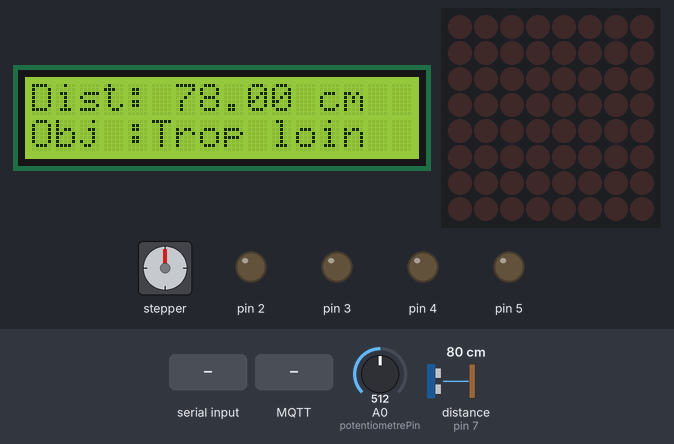
The sketch below on a simulated Arduino Mega 2560, built with avr-gcc and run on an emulated ATmega2560. Parts: 16×2 character LCD, stepper motor, 8×8 LED matrix, output pins drawn as LEDs (lit = HIGH). Wiring (inferred from the names in the program): ultrasonic range finder: trigger pin 6; echo pin 7. Dashed ring = blinking. Inputs (shaded band) come from the test bench; at power-on: distance to the obstacle (sensor on pin 7) 80 cm, A0 (potentiometrePin) = 512. The echo pulse lasts 58.3 µs per cm; WiFi joins after 1.5 s; servers stay silent unless stated; no MQTT or app messages arrive unless stated; pins used as bus, display or sensor lines are not drawn; what the sketch prints to the serial monitor is not drawn.

Above: at 4.7 s.
4.8 s: distance to the obstacle (sensor on pin 7) set to 35 cm
At 6.6 s:
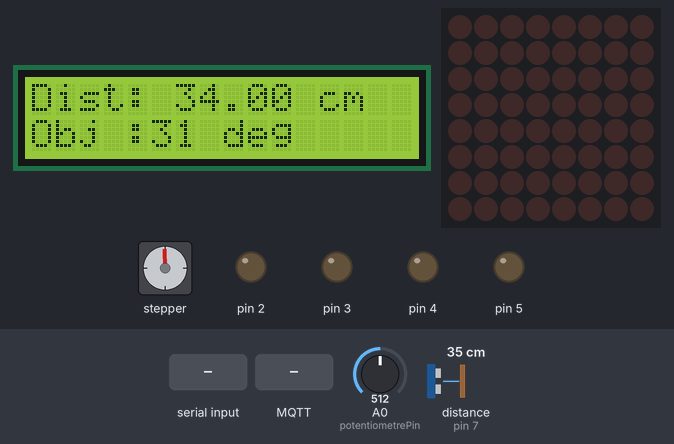
7.1 s: distance to the obstacle (sensor on pin 7) set to 2 cm
At 7.68 s:
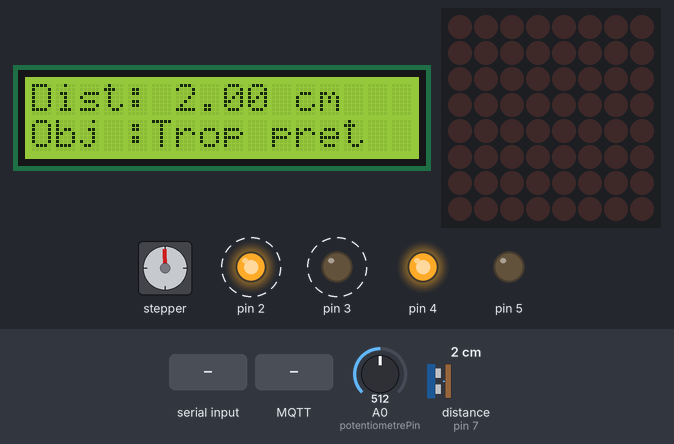
9.3 s: "cfg;lim_inf;\n" received over Serial
At 9.5 s:
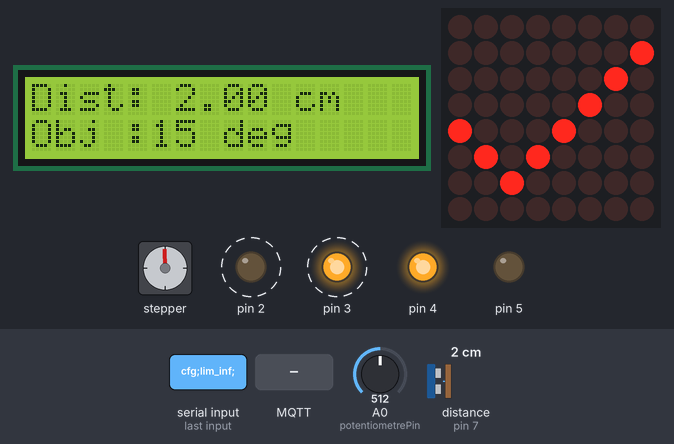
11.1 s: MQTT message "cfg;alm;" arrives on the first subscribed topic
14.1 s: distance to the obstacle (sensor on pin 7) set to 60 cm
At 14.37 s:
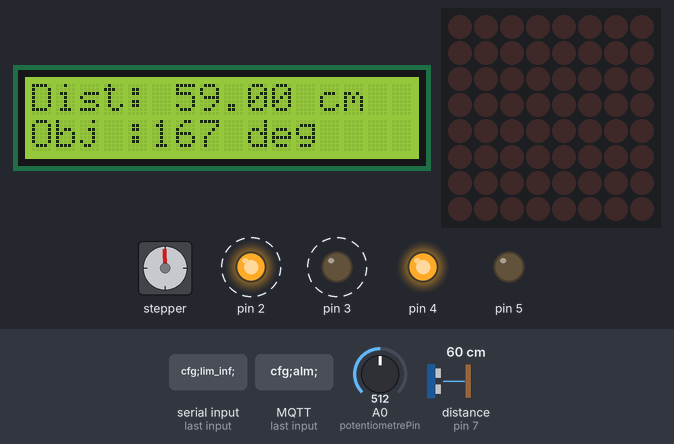
16.5 s: "200\n" received over Serial
At 16.73 s:
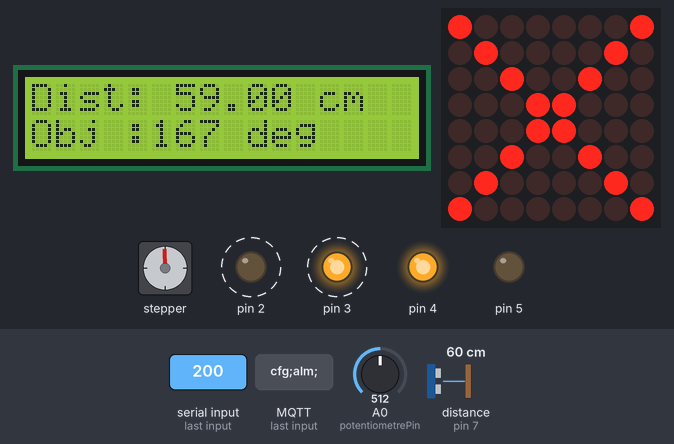
Timing chart, 0 to 19.6 s (numbered marks = the images above; inputs shaded):
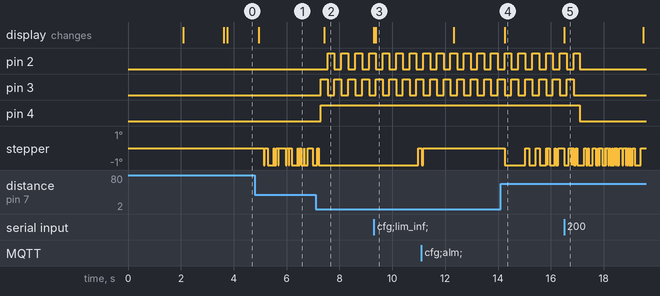

The sketch:

Labo07_MaisonIntelligente.ino
```cpp
#include <LiquidCrystal_I2C.h>
#include <AccelStepper.h>
#include <LedControl.h>
#include "Alarm.h"
#include "ViseurAutomatique.h"
#include <WiFiEspAT.h>
#include <PubSubClient.h>

#if HAS_SECRETS
#include "arduino_secrets.h"
const char ssid[] = SECRET_SSID;
const char pass[] = SECRET_PASS;
#else
const char ssid[] = "TechniquesInformatique-Etudiant";
const char pass[] = "shawi123";
#endif

WiFiClient espClient;
PubSubClient Client(espClient);
char mqttTopic[] = "etd/36/data";

unsigned long lastMqttSend1 = 0;
unsigned long lastMqttSend2 = 0;
const unsigned long MQTT_SEND_INTERVAL1 = 2500;
const unsigned long MQTT_SEND_INTERVAL2 = 1100;
unsigned long lastMqttAttempt = 0;

const char* NUM_ETUDIANT = "2413645";
LiquidCrystal_I2C lcd(0x27, 16, 2);
unsigned long lastLcdUpdate = 0;
const unsigned long lcdUpdateInterval = 100;

int potentiometrePin = A0;

LedControl matrix = LedControl(30, 32, 34, 1);
unsigned long symboleExpire = 0;
bool symboleActif = false;
byte* symboleActuel = nullptr;

byte symboleCheck[8] = {
  B00000000, B00000001, B00000010, B00000100,
  B10001000, B01010000, B00100000, B00000000
};

byte symboleX[8] = {
  B10000001, B01000010, B00100100, B00011000,
  B00011000, B00100100, B01000010, B10000001
};

byte symboleInterdit[8] = {
  B00111100, B01000010, B10100001, B10010001,
  B10001001, B10000101, B01000010, B00111100
};

const int trigPin = 6;
const int echoPin = 7;
float distance = 0;
unsigned long lastDistanceRead = 0;
const unsigned long distanceInterval = 50;

unsigned long lastSerialTime = 0;
const unsigned long serialInterval = 100;

Alarm alarme(2, 5, 3, 4, &distance);
ViseurAutomatique viseur(31, 33, 35, 37, distance);
unsigned long _currentTime = 0;

int limiteAlarme = 15;
int limInf = 30;
int limSup = 60;

String ligne1;
String ligne2;

void initialiserLCD() {
  lcd.init();
  lcd.backlight();
  lcd.setCursor(0, 0);
  lcd.print(NUM_ETUDIANT);
  lcd.setCursor(0, 1);
  lcd.print("Labo final");
  delay(2000);
  lcd.clear();
}

void initialiserMatrix() {
  matrix.shutdown(0, false);
  matrix.setIntensity(0, 5);
  matrix.clearDisplay(0);
}

void afficherSymbole(byte symbole[8]) {
  symboleActif = true;
  symboleActuel = symbole;
  symboleExpire = millis() + 3000;
  for (int i = 0; i < 8; i++) matrix.setRow(0, i, symbole[i]);
}

void tacheEffacerSymbole() {
  if (symboleActif && millis() > symboleExpire) {
    for (int i = 0; i < 8; i++) matrix.setRow(0, i, 0);
    symboleActif = false;
  }
}

long lireDistanceCM() {
  digitalWrite(trigPin, LOW);
  delayMicroseconds(2);
  digitalWrite(trigPin, HIGH);
  delayMicroseconds(10);
  digitalWrite(trigPin, LOW);
  long duree = pulseIn(echoPin, HIGH, 30000);
  long d = duree * 0.034 / 2;
  if (d < 2 || d > 400) return distance;
  return d;
}

void tacheLireDistance() {
  if (millis() - lastDistanceRead >= distanceInterval) {
    distance = lireDistanceCM();
    lastDistanceRead = millis();
  }
}

void tacheAffichageLCD() {
  if (millis() - lastLcdUpdate >= lcdUpdateInterval) {

    ligne1 = "Dist: " + (String)distance + " cm  ";
    ligne2 = "Obj :";

    if (distance < viseur.getDistanceMinSuivi()) {
      ligne2 += "Trop pret";
    } else if (distance < viseur.getDistanceMaxSuivi()) {

      int angle = (int)viseur.getAngle();
      ligne2 += (String)angle + " deg";
    } else {
      ligne2 += "Trop loin";
    }

    lcd.clear();
    lcd.setCursor(0, 0);
    lcd.print(ligne1);
    lcd.setCursor(0, 1);
    lcd.print(ligne2);


    lastLcdUpdate = millis();
  }
}

void tacheCommande() {
  if (Serial.available()) {
    String cmd = Serial.readStringUntil('\n');
    cmd.trim();
    bool cmdOK = false;
    bool erreurLimites = false;

    if (cmd.equalsIgnoreCase("g_dist")) {
      long mesure = lireDistanceCM();
      Serial.println(mesure);
      afficherSymbole(symboleCheck);
      return;
    } else if (cmd.startsWith("cfg;alm;")) {
      int val = cmd.substring(8).toInt();
      if (val > 0) {
        alarme.setDistance(val);
        cmdOK = true;
      }
    } else if (cmd.startsWith("cfg;lim_inf;")) {
      int val = cmd.substring(12).toInt();
      if (val < limSup) {
        viseur.setDistanceMinSuivi(val);
        cmdOK = true;
      } else erreurLimites = true;
    } else if (cmd.startsWith("cfg;lim_sup;")) {
      int val = cmd.substring(12).toInt();
      if (val > limInf) {
        viseur.setDistanceMaxSuivi(val);
        cmdOK = true;
      } else erreurLimites = true;
    }

    if (erreurLimites) afficherSymbole(symboleInterdit);
    else if (!cmdOK) afficherSymbole(symboleX);
    else afficherSymbole(symboleCheck);
  }
}

void setup() {
  Serial.begin(115200);
  pinMode(trigPin, OUTPUT);
  pinMode(echoPin, INPUT);
  initialiserLCD();
  initialiserMatrix();


  alarme.setColourA(0, 0, 255);
  alarme.setColourB(255, 0, 0);
  alarme.setVariationTiming(250);
  alarme.setTimeout(3000);
  alarme.setDistance(15);

  viseur.setAngleMin(10);
  viseur.setAngleMax(170);
  viseur.setPasParTour(2048);
  viseur.setDistanceMinSuivi(30);
  viseur.setDistanceMaxSuivi(60);
  viseur.activer();

  Serial1.begin(115200);
  WiFi.init(Serial1);
  WiFi.setPersistent();
  WiFi.endAP();
  WiFi.disconnect();

  Serial.print("Connexion au WiFi ");
  Serial.println(ssid);
  int status = WiFi.begin(ssid, pass);

  if (status == WL_CONNECTED) {
    Serial.println("WiFi connecté !");
    IPAddress ip = WiFi.localIP();
    Serial.print("Adresse IP : ");
    Serial.println(ip);
  } else {
    Serial.println("Connexion WiFi échouée.");
  }

  Client.setServer("arduino.nb.shawinigan.info", 1883);
  Client.setCallback(mqttEvent);
}

void loop() {
  _currentTime = millis();

  tacheLireDistance();
  viseur.update();
  alarme.update();
  tacheAffichageLCD();
  tacheCommande();
  tacheEffacerSymbole();
  if (!Client.connected()) reconnectMQTT();
  Client.loop();

  if (millis() - lastMqttSend1 > MQTT_SEND_INTERVAL1) {
    sendMQTTData1();
    lastMqttSend1 = millis();
  }
  if (millis() - lastMqttSend2 > MQTT_SEND_INTERVAL2) {
    sendMQTTData2();
    lastMqttSend2 = millis();
  }
}

void reconnectMQTT() {
  if (millis() - lastMqttAttempt < 5000) return;

  lastMqttAttempt = millis();

  if (!Client.connected()) {
    Serial.print("Connexion MQTT...");

    // 🔑 Utilise un nom de client unique
    if (Client.connect("arduinoClient36", "etdshawi", "shawi123")) {
      Serial.println("Connecté");
      Client.subscribe("etd/36/#");  // ou tout autre sujet utile
    } else {
      Serial.print("Échec : ");
      Serial.println(Client.state());
    }
  }
}


void sendMQTTData1() {
  if (!Client.connected()) {
    Serial.println("MQTT non connecté, envoi annulé.");
    return;
  }

  static char message[200];
  char distStr[8], angleStr[8];
  char szPot[8];
  int motor = (viseur.getAngle() > 10) ? 1 : 0;
 int potValue = map(analogRead(potentiometrePin), 0, 1023,0, 100);
  dtostrf(distance, 4, 1, distStr);            // ex: "42.3"
  dtostrf(viseur.getAngle(), 4, 1, angleStr);  // ex: "50.5"
  dtostrf(potValue, 4, 1, szPot);

  sprintf(message,
          "{\"number\":\"2413645\",\"name\":\"Audry noupoue\", \"uptime\":%lu, \"dist\":%s, \"angle\":%s,  \"pot\":%s}",
          millis() / 1000, distStr, angleStr, szPot);

  Serial.print("Message envoyé : ");
  Serial.println(message);

  Client.publish("etd/36/data", message);  // assure-toi que le topic est correct
}

void sendMQTTData2() {
  if (!Client.connected()) {
    Serial.println("MQTT non connecté, envoi annulé.");
    return;
  }

  static char message[128];

  static char line1Str[17];
  static char line2Str[17];

  ligne1.toCharArray(line1Str, sizeof(line1Str));
  ligne2.toCharArray(line2Str, sizeof(line2Str));

  // Former le message JSON uniquement avec line1 et line2
  snprintf(message, sizeof(message),
           "{\"line1\":\"%s\", \"line2\":\"%s\"}", line1Str, line2Str);

  Serial.print("Message LCD envoyé : ");
  Serial.println(message);

  Client.publish("etd/36/data", message);
}

void mqttEvent(char* topic, byte* payload, unsigned int length) {

  const char* pretopic = "etd/36/";  // Configurer pour vos besoins
  const int pretopicLen = 7;         // Configurer pour vos besoins

  Serial.print("Message recu [");
  Serial.print(topic);
  Serial.print("] ");
  for (int i = 0; i < length; i++) {
    Serial.print((char)payload[i]);
  }
  Serial.println();

  if (strncmp(topic, pretopic, pretopicLen) != 0) {
    Serial.print("Sujet non reconnu!");
    return;
  }

  // Décale le pointeur pour ignorer "prof/"
  char* specificTopic = topic + pretopicLen;

  topicManagement(specificTopic, payload, length);
}

void topicManagement(char* topic, byte* payload, unsigned int length) {
  // Assumer que le topic est déjà trimmé à "prof/"

  if (strcmp(topic, "color") == 0) {

    char* position = strchr((char*)payload, '#');
    char colorStr[7];

    strncpy(colorStr, position + 1, 6);
    colorStr[6] = '\0';

    SetLedColour(colorStr);

    return;
  }

  else if (strcmp(topic, "motor") == 0) {

    char* position = strchr((char*)payload, ':');

    bool motor = (position[1] == '1');

    if (motor) {
      viseur.activer();
    } else {
      viseur.desactiver();
    }

    return;
  }
}

void SetLedColour(const char* hexColor) {
  // Assurez-vous que la chaîne hexColor commence par '#' et a une longueur de 7 caractères (ex: #FF5733)
  if (strlen(hexColor) == 6) {
    // Extraction des valeurs hexadécimales pour rouge, vert et bleu
    long number = strtol(hexColor, NULL, 16);  // Convertit hex à long

    int red = number >> 16;            // Décale de 16 bits pour obtenir le rouge
    int green = (number >> 8) & 0xFF;  // Décale de 8 bits et masque pour obtenir le vert
    int blue = number & 0xFF;          // Masque pour obtenir le bleu

    // Définissez les couleurs sur les broches de la DEL
    alarme.setColourB(red, green, blue);

    Serial.print("Couleur : ");
    Serial.print(red);
    Serial.print(", ");
    Serial.print(green);
    Serial.print(", ");
    Serial.println(blue);
  } else {
    // Gestion d'erreur si le format n'est pas correct
    Serial.println("Erreur: Format de couleur non valide.");
  }
}
```

Alarm.cpp
```cpp
#include "Alarm.h"
#include <Arduino.h>

Alarm::Alarm(int rPin, int gPin, int bPin, int buzzerPin, float* distancePtr) {
  _rPin = rPin;
  _gPin = gPin;
  _bPin = bPin;
  _buzzerPin = buzzerPin;
  _distance = distancePtr;
  pinMode(_rPin, OUTPUT);
  pinMode(_gPin, OUTPUT);
  pinMode(_bPin, OUTPUT);
  pinMode(_buzzerPin, OUTPUT);
  digitalWrite(_buzzerPin, LOW);
}

void Alarm::setColourA(int r, int g, int b) {
  _rA = r; _gA = g; _bA = b;
}

void Alarm::setColourB(int r, int g, int b) {
  _rB = r; _gB = g; _bB = b;
}

void Alarm::setVariationTiming(unsigned long ms) {
  _variationRate = ms;
}

void Alarm::setDistance(float d) {
  _distanceTrigger = d;
}

void Alarm::setTimeout(unsigned long ms) {
  _timeoutDelay = ms;
}

void Alarm::turnOn() {
  _manualOn = true;
}

void Alarm::turnOff() {
  _manualOff = true;
}

void Alarm::test() {
  _testing = true;
  _testStartTime = millis();
  analogWrite(_rPin, 255);
  analogWrite(_gPin, 0);
  analogWrite(_bPin, 0);
  digitalWrite(_buzzerPin, HIGH);
}

AlarmState Alarm::getState() const {
  return _state;
}

void Alarm::update() {
  _currentTime = millis();

  if (_testing) {
    if (_currentTime - _testStartTime >= 3000) {
      analogWrite(_rPin, 0);
      analogWrite(_gPin, 0);
      analogWrite(_bPin, 0);
      digitalWrite(_buzzerPin, LOW);
      _testing = false;
      _state = OFF;
    }
    return;
  }

  if (_manualOn) {
    _state = ON;
    _lastDetectedTime = _currentTime;
    _manualOn = false;
  } else if (_manualOff) {
    _state = OFF;
    analogWrite(_rPin, 0);
    analogWrite(_gPin, 0);
    analogWrite(_bPin, 0);
    digitalWrite(_buzzerPin, LOW);
    _manualOff = false;
    return;
  }

  if (_state == OFF && *_distance <= _distanceTrigger) {
    _state = ON;
    _lastDetectedTime = _currentTime;
  } else if (_state == ON) {
    if (*_distance > _distanceTrigger) {
      if (_currentTime - _lastDetectedTime >= _timeoutDelay) {
        _state = OFF;
        analogWrite(_rPin, 0);
        analogWrite(_gPin, 0);
        analogWrite(_bPin, 0);
        digitalWrite(_buzzerPin, LOW);
        return;
      }
    } else {
      _lastDetectedTime = _currentTime;
    }

    if (_currentTime - _lastUpdate >= _variationRate) {
      _toggleColor = !_toggleColor;

      if (_toggleColor) {
        analogWrite(_rPin, _rA);
        analogWrite(_gPin, _gA);
        analogWrite(_bPin, _bA);
      } else {
        analogWrite(_rPin, _rB);
        analogWrite(_gPin, _gB);
        analogWrite(_bPin, _bB);
      }
      digitalWrite(_buzzerPin, HIGH);
      _lastUpdate = _currentTime;
    }
  }
}
```

Alarm.h
```cpp
#pragma once

enum AlarmState {
  OFF,
  WATCHING,
  ON,
  TESTING
};

class Alarm {
public:
  Alarm(int rPin, int gPin, int bPin, int buzzerPin, float* distancePtr);
  void update();
  void setColourA(int r, int g, int b);
  void setColourB(int r, int g, int b);
  void setVariationTiming(unsigned long ms);
  void setDistance(float d);
  void setTimeout(unsigned long ms);
  void turnOff();
  void turnOn();
  void test();
  AlarmState getState() const;

private:
  int _rPin, _gPin, _bPin, _buzzerPin;
  float* _distance;
  AlarmState _state = OFF;


  int _rB, _gB, _bB;
  int _rA, _gA, _bA;
  bool _manualOn = false;
  bool _manualOff = false;
  bool _toggleColor = false;
  bool _testing = false;

  unsigned long _currentTime = 0;
  unsigned long _variationRate = 500;
  unsigned long _timeoutDelay = 3000;
  unsigned long _lastUpdate = 0;
  unsigned long _lastDetectedTime = 0;
  unsigned long _testStartTime = 0;
  float _distanceTrigger = 10.0;
};
```

ViseurAutomatique.cpp
```cpp
#include "ViseurAutomatique.h"
#include <Arduino.h>

ViseurAutomatique::ViseurAutomatique(int p1, int p2, int p3, int p4, float& distanceRef)
  : _stepper(AccelStepper::FULL4WIRE, p1, p3, p2, p4), _distance(distanceRef) {
  _stepper.setMaxSpeed(500);
  _stepper.setAcceleration(100);
}

void ViseurAutomatique::update() {
  _currentTime = millis();
  static bool firstTime = true;

  if (_etat == INACTIF) return;

  if (_distance >= _distanceMinSuivi && _distance <= _distanceMaxSuivi) {
    _etat = SUIVI;
  } else {
    _etat = REPOS;
    firstTime = true;
  }

  if (_etat == SUIVI) {

    if(firstTime){
      _stepper.disableOutputs();
      firstTime = false;
    }

    float distanceLim = constrain(_distance, _distanceMinSuivi, _distanceMaxSuivi);
    _angle = map(distanceLim, _distanceMinSuivi, _distanceMaxSuivi, _angleMin, _angleMax);

    if(_stepper.distanceToGo() == 0){
      _stepper.moveTo(_angleEnSteps(_angle));
    }
  }

  else if(_etat == REPOS){

    if(_stepper.distanceToGo() == 0){
      _stepper.disableOutputs();
    }
    _angle = (_distance > _distanceMinSuivi) ? _angleMax : _angleMin;
  }

  _stepper.run();

}

void ViseurAutomatique::setAngleMin(float angle) {
  _angleMin = angle;
}

void ViseurAutomatique::setAngleMax(float angle) {
  _angleMax = angle;
}

void ViseurAutomatique::setPasParTour(int steps) {
  _stepsPerRev = steps;
}

void ViseurAutomatique::setDistanceMinSuivi(float distanceMin) {
  _distanceMinSuivi = distanceMin;
}

void ViseurAutomatique::setDistanceMaxSuivi(float distanceMax) {
  _distanceMaxSuivi = distanceMax;
}

float ViseurAutomatique::getDistanceMinSuivi() {
  return _distanceMinSuivi;
}

float ViseurAutomatique::getDistanceMaxSuivi(){
  return _distanceMaxSuivi;
};

float ViseurAutomatique::getAngle() const {
  // long pos = _stepper.currentPosition();
  // return map(pos, _angleEnSteps(_angleMin), _angleEnSteps(_angleMax), _angleMin, _angleMax);
  return _angle;

}

void ViseurAutomatique::activer() {
  _etat = REPOS;
  _stepper.enableOutputs();
}

void ViseurAutomatique::desactiver() {
  _etat = INACTIF;
  _stepper.disableOutputs();
}

const char* ViseurAutomatique::getEtatTexte() const {
  switch (_etat) {
    case INACTIF: return "INACTIF";
    case SUIVI: return "SUIVI";
    case REPOS: return "REPOS";
  }
  return "";
}

long ViseurAutomatique::_angleEnSteps(float angle) const {
  return (long)(angle * (_stepsPerRev / _fullAngle));
}
```

ViseurAutomatique.h
```cpp
#pragma once

#include <AccelStepper.h>

enum EtatViseur {
  INACTIF,
  SUIVI,
  REPOS
};

class ViseurAutomatique {
public:
  ViseurAutomatique(int p1, int p2, int p3, int p4, float& distanceRef);
  void update();
  void setAngleMin(float angle);
  void setAngleMax(float angle);
  void setPasParTour(int steps);
  void setDistanceMinSuivi(float distanceMin);
  void setDistanceMaxSuivi(float distanceMax);
  float getDistanceMinSuivi();
  float getDistanceMaxSuivi();
  float getAngle() const;
  void activer();
  void desactiver();
  const char* getEtatTexte() const;

private:
  AccelStepper _stepper;
  unsigned long _currentTime = 0;
  float _angle;
  float& _distance;
  float _fullAngle = 360;
  float _angleMin = 0.0;
  float _angleMax = 180.0;
  int _stepsPerRev = 2048;
  float _distanceMinSuivi = 30.0;
  float _distanceMaxSuivi = 60.0;
  EtatViseur _etat = INACTIF;

  void _inactifState(unsigned long cT);
  void _suiviState(unsigned long cT);
  void _reposState(unsigned long cT);
  long _angleEnSteps(float angle) const;
};
```

Measured:
- after the input at 4.8 s, the display: changes after 0.14 s (image 1)
- after the input at 7.1 s, pin 2: alternates HIGH for 0.26 s and LOW for 0.26 s, starting after 0.45 s; pin 3: alternates HIGH for 0.26 s and LOW for 0.26 s, starting after 0.19 s; pin 4: LOW → HIGH after 0.19 s; the display: changes after 0.32 s (image 2)
- after the input at 16.5 s, the display: changes at once (image 5)
